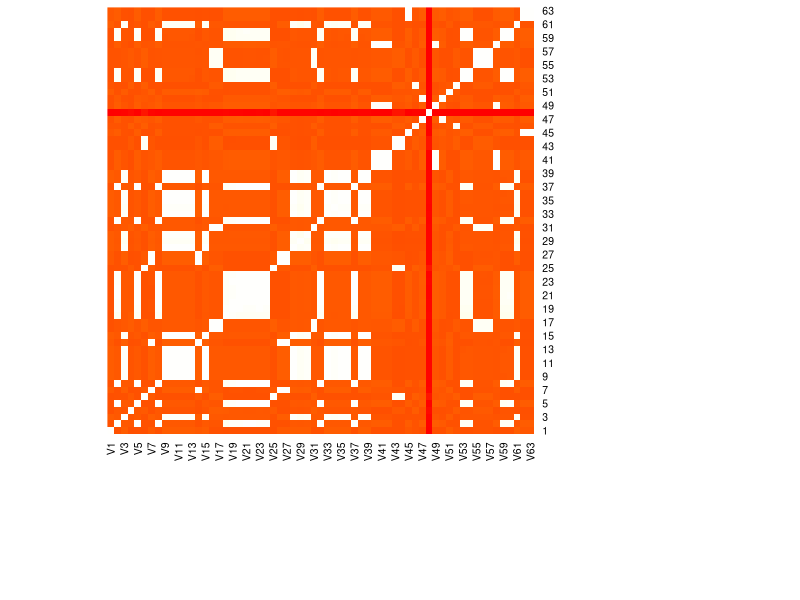

This chart was generated by the following R code:
# Read in the pairwise distance matrix
dist_matrix <- as.matrix(read.table("pairwise_distances.txt"))

# Create a heatmap of the distance matrix
heatmap(dist_matrix, Rowv = NA, Colv = NA, col = rev(heat.colors(256)), 
        scale = "none", margins = c(10, 10))